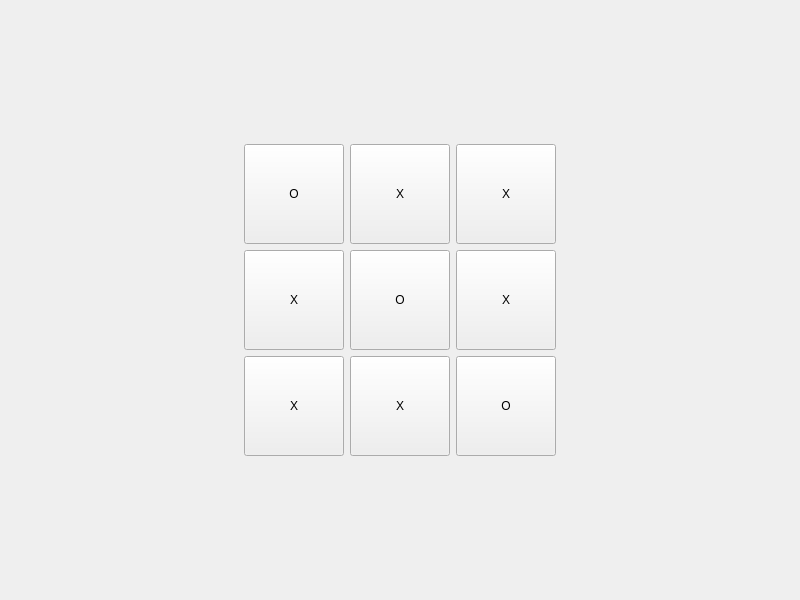
<?xml version="1.0" encoding="UTF-8"?>
<ui version="4.0">
 <class>MidTermUi</class>
 <widget class="QWidget" name="MidTermUi">
  <property name="geometry">
   <rect>
    <x>0</x>
    <y>0</y>
    <width>800</width>
    <height>600</height>
   </rect>
  </property>
  <property name="windowTitle">
   <string>MidTermUi</string>
  </property>
  <layout class="QGridLayout" name="gridLayout">
   <item row="1" column="1">
    <widget class="QPushButton" name="button_0_0">
     <property name="minimumSize">
      <size>
       <width>100</width>
       <height>100</height>
      </size>
     </property>
     <property name="text">
      <string>O</string>
     </property>
    </widget>
   </item>
   <item row="1" column="2">
    <widget class="QPushButton" name="button_0_1">
     <property name="minimumSize">
      <size>
       <width>100</width>
       <height>100</height>
      </size>
     </property>
     <property name="text">
      <string>X</string>
     </property>
    </widget>
   </item>
   <item row="1" column="3">
    <widget class="QPushButton" name="button_0_2">
     <property name="minimumSize">
      <size>
       <width>100</width>
       <height>100</height>
      </size>
     </property>
     <property name="text">
      <string>X</string>
     </property>
    </widget>
   </item>
   <item row="2" column="1">
    <widget class="QPushButton" name="button_1_0">
     <property name="minimumSize">
      <size>
       <width>100</width>
       <height>100</height>
      </size>
     </property>
     <property name="text">
      <string>X</string>
     </property>
    </widget>
   </item>
   <item row="2" column="2">
    <widget class="QPushButton" name="button_1_1">
     <property name="minimumSize">
      <size>
       <width>100</width>
       <height>100</height>
      </size>
     </property>
     <property name="text">
      <string>O</string>
     </property>
    </widget>
   </item>
   <item row="2" column="3">
    <widget class="QPushButton" name="button_1_2">
     <property name="minimumSize">
      <size>
       <width>100</width>
       <height>100</height>
      </size>
     </property>
     <property name="text">
      <string>X</string>
     </property>
    </widget>
   </item>
   <item row="3" column="1">
    <widget class="QPushButton" name="button_2_0">
     <property name="minimumSize">
      <size>
       <width>100</width>
       <height>100</height>
      </size>
     </property>
     <property name="text">
      <string>X</string>
     </property>
    </widget>
   </item>
   <item row="3" column="2">
    <widget class="QPushButton" name="button_2_1">
     <property name="minimumSize">
      <size>
       <width>100</width>
       <height>100</height>
      </size>
     </property>
     <property name="text">
      <string>X</string>
     </property>
    </widget>
   </item>
   <item row="3" column="3">
    <widget class="QPushButton" name="button_2_2">
     <property name="minimumSize">
      <size>
       <width>100</width>
       <height>100</height>
      </size>
     </property>
     <property name="text">
      <string>O</string>
     </property>
    </widget>
   </item>
   <item row="1" column="0">
    <spacer name="horizontalSpacer_left">
     <property name="orientation">
      <enum>Qt::Horizontal</enum>
     </property>
     <property name="sizeHint" stdset="0">
      <size>
       <width>40</width>
       <height>20</height>
      </size>
     </property>
    </spacer>
   </item>
   <item row="1" column="4">
    <spacer name="horizontalSpacer_right">
     <property name="orientation">
      <enum>Qt::Horizontal</enum>
     </property>
     <property name="sizeHint" stdset="0">
      <size>
       <width>40</width>
       <height>20</height>
      </size>
     </property>
    </spacer>
   </item>
   <item row="0" column="1">
    <spacer name="verticalSpacer_top">
     <property name="orientation">
      <enum>Qt::Vertical</enum>
     </property>
     <property name="sizeHint" stdset="0">
      <size>
       <width>20</width>
       <height>40</height>
      </size>
     </property>
    </spacer>
   </item>
   <item row="4" column="1">
    <spacer name="verticalSpacer_bottom">
     <property name="orientation">
      <enum>Qt::Vertical</enum>
     </property>
     <property name="sizeHint" stdset="0">
      <size>
       <width>20</width>
       <height>40</height>
      </size>
     </property>
    </spacer>
   </item>
  </layout>
 </widget>
 <resources/>
 <connections/>
</ui>
